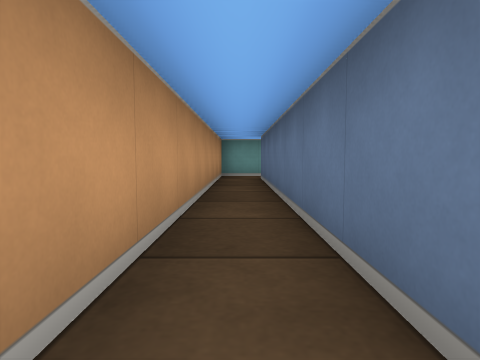
View 1 (above)

21 first-person views from a walk through a cub3D maze. The camera is about half as high as the walls, tilts 4° down and sees 75° across. The floor is counted in squares. Each view is taken from the middle of a square. On the plan, view 1 faces up. The plan holds only what a view shows up to about 9 squares ahead; the rest is blank.

View 2
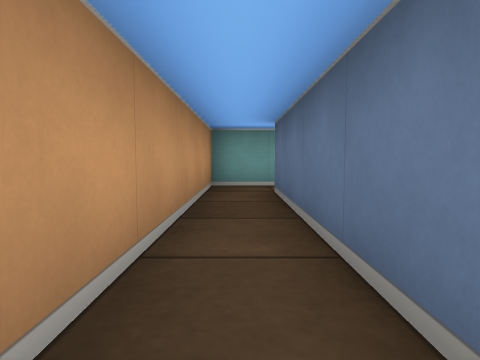

View 3
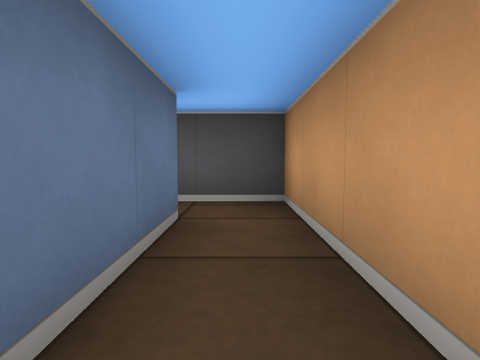

View 4
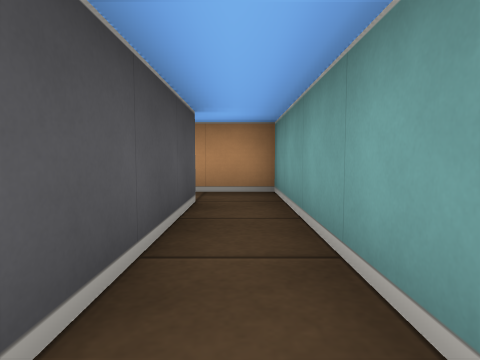

View 5
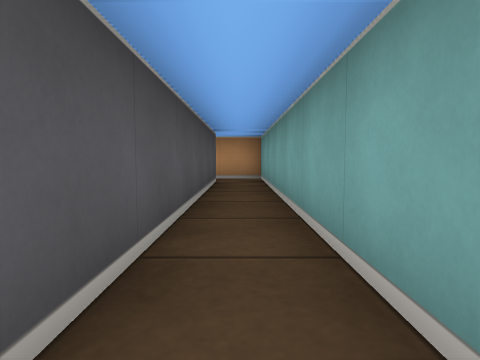

View 6
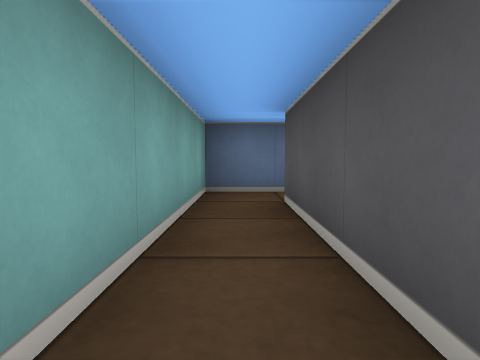

View 7
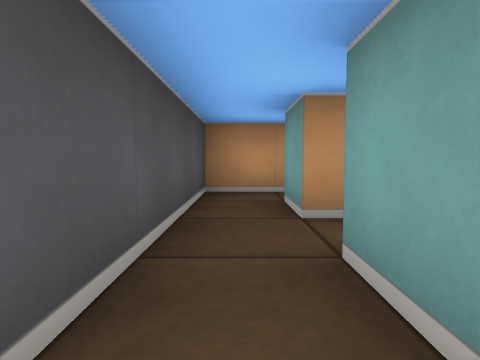

View 8
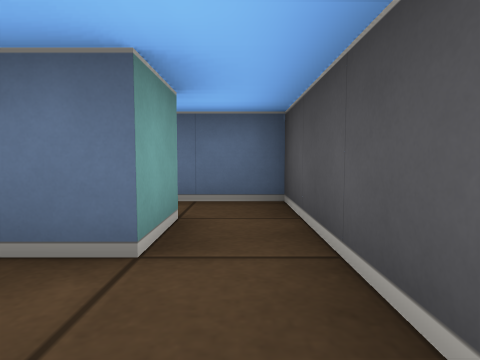

View 9
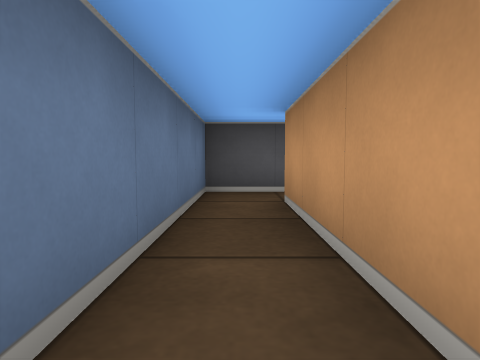

View 10
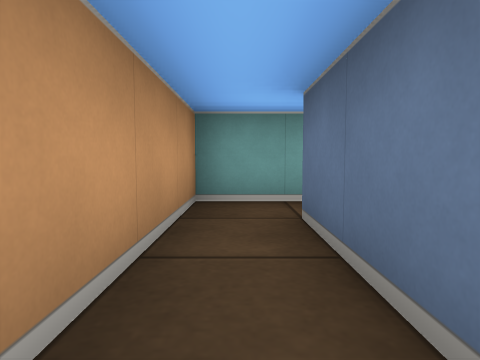

View 11
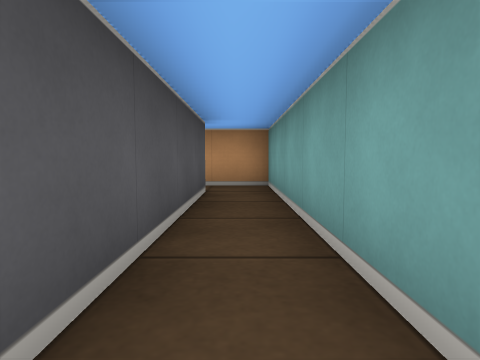

View 12
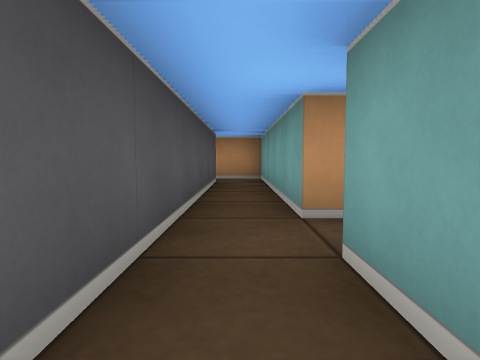

View 13
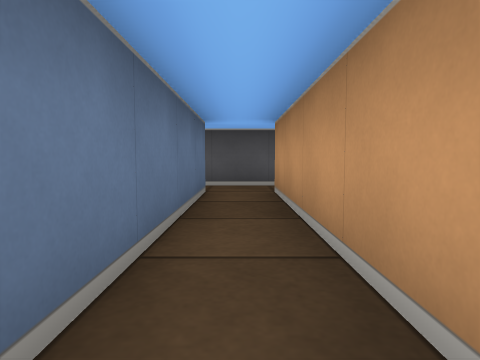

View 14
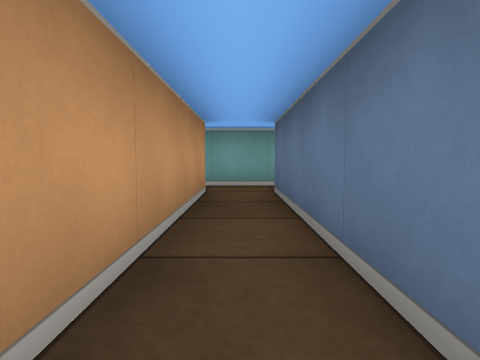

View 15
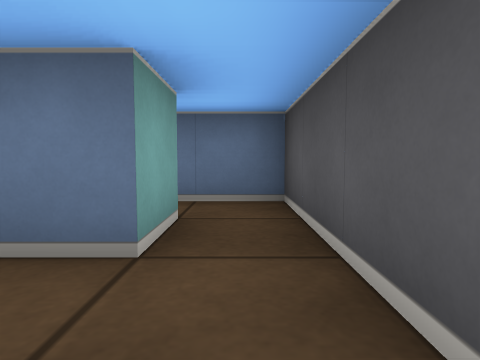

View 16
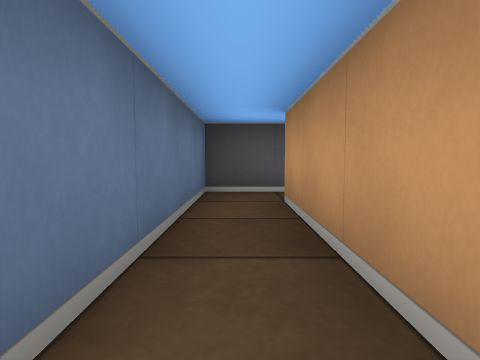

View 17
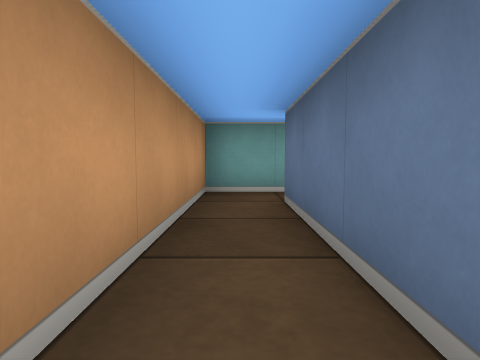

View 18
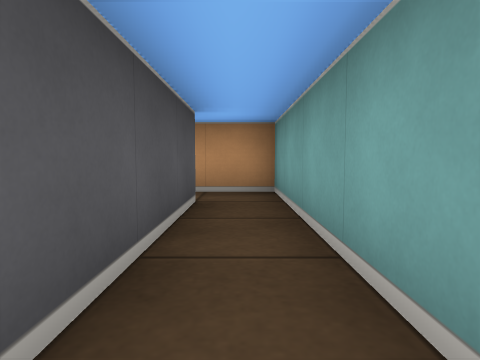

View 19
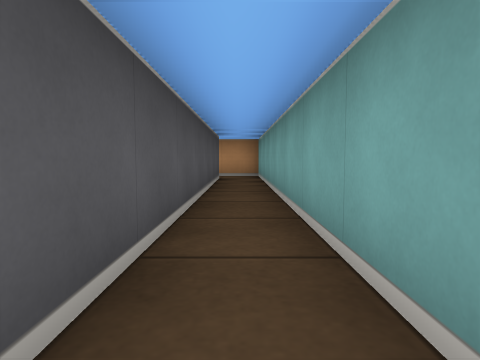

View 20
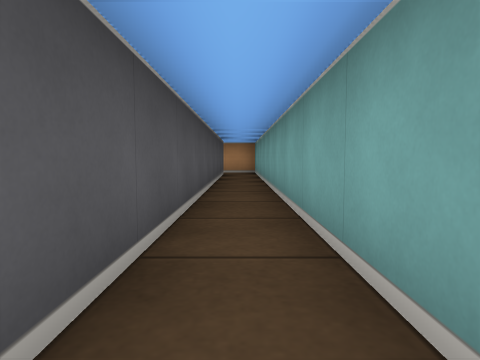

View 21
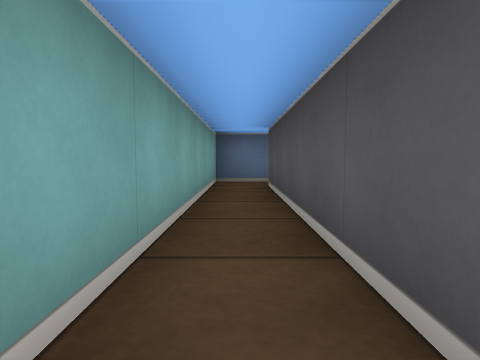

### Floor plan
Ten units are one square. View 1 is at (0, 0); x grows to the right and y downward. Boxes are objects, and circles mark ways between rooms. Rooms are numbered by the first view taken in them; rooms with no view inside come last. Other rooms are left out.
<svg viewBox="-10 -110 250 120">
<path fill="none" stroke="#000" d="M15 -5 5 -5 5 -75 65 -75M75 -72 75 -85 -5 -85 -5 5 15 5M85 -45 35 -45 35 -5M35 5 45 5 45 -35 85 -35M96 -105 84 -105M85 -95 85 -45M105 -45 95 -45 95 -95M85 -35 105 -35M105 -35 115 -35 115 -75 235 -75M235 -85 105 -85 105 -45"/>
<circle cx="90" cy="-40" r="3" fill="#2a7"/>
<circle cx="100" cy="-40" r="3" fill="#2a7"/>
<text x="0" y="-60">1</text>
<text x="50" y="-40">2</text>
<text x="150" y="-100">3</text>
<text x="160" y="-80">4</text>
</svg>
Room 2 opens to room 3. Room 3 opens to room 4.

Where each view was taken, in squares from view 1:
view 1: 0 up, 0 right, facing up
view 2: 3 up, 0 right, facing up
view 3: 3 up, 0 right, facing down
view 4: 8 up, 4 right, facing left
view 5: 8 up, 7 right, facing left
view 6: 8 up, 3 right, facing right
view 7: 0 up, 4 right, facing left
view 8: 0 up, 1 right, facing right
view 9: 4 up, 4 right, facing down
view 10: 1 up, 4 right, facing up
view 11: 4 up, 9 right, facing left
view 12: 4 up, 11 right, facing left
view 13: 9 up, 9 right, facing down
view 14: 5 up, 9 right, facing up
view 15: 4 up, 8 right, facing right
view 16: 8 up, 11 right, facing down
view 17: 4 up, 11 right, facing up
view 18: 8 up, 15 right, facing left
view 19: 8 up, 19 right, facing left
view 20: 8 up, 21 right, facing left
view 21: 8 up, 18 right, facing right
